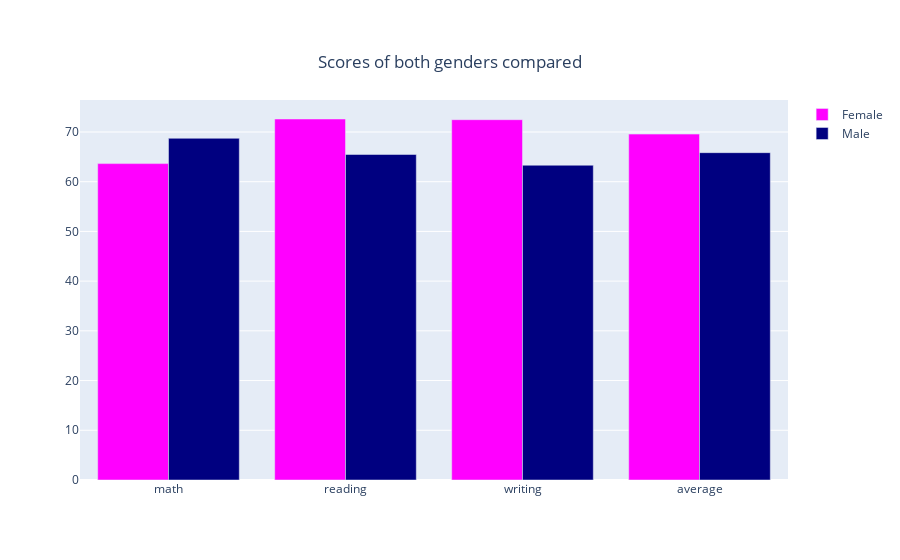

Source (notebook cell):
### Markdown cell above
## Insights  

- Parental level of education has bad effects at lower levels  
- Standard lunch helps perform well in exams.  
- Test Prepration helps in scoring. 
- Race/ethnicity has an impact on students average performance.

### Code cell
x_labels = [col.split()[0] for col in grouped_gender.columns]

fig = go.Figure()
fig.add_trace(go.Bar(
    x=x_labels,
    y=grouped_gender.loc['female'],
    name='Female',
    marker_color='Magenta'
))
fig.add_trace(go.Bar(
    x=x_labels,
    y=grouped_gender.loc['male'],
    name='Male',
    marker_color='Navy'
))

fig.update_layout(title={
        'text': "Scores of both genders compared",
        'y':0.9,
        'x':0.5,
        'xanchor': 'center',
        'yanchor': 'top'}
)
fig.show()

### Figure 1 — Plotly figure (JSON) as saved in the notebook; plotly's stock layout.template omitted (floating-point values rounded to 4 significant figures)
{"data": [{"marker": {"color": "Magenta"}, "name": "Female", "type": "bar", "x": ["math", "reading", "writing", "average"], "y": [63.63, 72.61, 72.47, 69.57]}, {"marker": {"color": "Navy"}, "name": "Male", "type": "bar", "x": ["math", "reading", "writing", "average"], "y": [68.73, 65.47, 63.31, 65.84]}], "layout": {"title": {"text": "Scores of both genders compared", "x": 0.5, "xanchor": "center", "y": 0.9, "yanchor": "top"}}}
